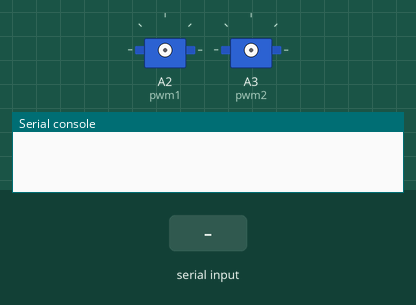
Simulated run of this program. Board: CircuitPython board. Parts: 2 × servo, the last lines printed to the serial console. The test bench sets the inputs (shaded band).

Above: at 1.2 s.
1.3 s: "1" received over the second serial link
2.8 s: "5" received over the second serial link
At 3.9 s:
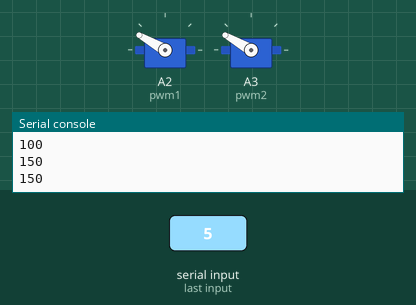
Timing chart, 0 to 5.8 s (numbered marks = the images above; inputs shaded):
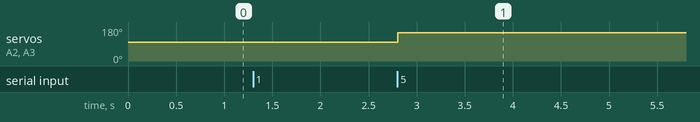

Measured:
- after the input at 2.8 s, servo on A2 (pwm1), servo on A3 (pwm2): 100° → 150° at once

The program:

processingtoCIRCUITPYTHON.py
```python
import time
from analogio import AnalogIn
import board
import busio
import pulseio
from adafruit_motor import servo
uart = busio.UART(board.D1, board.D0, baudrate=9600)
# creates a UART cable (plugged into TX (D1) and RX (D2) pins)
pwm1 = pulseio.PWMOut(board.A2, duty_cycle=2 ** 15, frequency = 50)
pwm2 = pulseio.PWMOut(board.A3, duty_cycle=2 ** 15, frequency = 50)
# creates two servos (plugged into A2 and A3) with the pulseio module and sets duty_cycle (percentage of time pulses are high) and frequency (of pulses)
servo1 = servo.Servo(pwm1)
servo2 = servo.Servo(pwm2)
c = 1
d = 1
# counters for angle1 and angle2 start at 0
h1 = 0
t1 = 0
o1 = 0
h2 = 0
t2 = 0
o2 = 0
angle1 = 0
angle2 = 0
while True:
    values = uart.read(1)
    # read the UART values one byte at a time
    if values is not None:
        # if values are being sent
        angle = values.decode("utf-8")
        # converts them to text format
        if angle is not "," and angle is not "$":
            if c is 1:
                h1 = int(angle) * 100
            # multiply the first integer by 100 to create the hundreds place
            if c is 2:
                t1 = int(angle) * 10
            # then the second by 10
            if c is 3:
                o1 = int(angle) * 1
            # and the last one by 1
            c = c + 1
            # move down one place value each time an angle is recieved
            if d is 1:
                h2 = int(angle) * 100
            if d is 2:
                t2 = int(angle) * 10
            if d is 3:
                o2 = int(angle) * 1
            d = d + 1
            angle1 = h1 + t1 + o1
            angle2 = h2 + t2 + o2
            # add the hundreds, tens, and ones places to make the angle
        if angle is ",":
            d = 1
        if angle is "$":
            c = 1
        # when you reach the end of the angle, return the counter to 1 (the 100s place)
        print(angle1)
        print(angle2)
        if angle1 < 180:
            servo1.angle = angle1
        if angle2 < 180:
            servo2.angle = angle2
        # set the servos to the angle (if it is a viable angle under 180 degrees)
```
